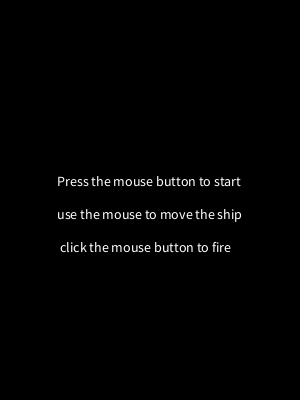
Frame 1 (no input)
Frame 60 (the mouse pressed at the canvas centre just before this capture): identical to frame 1, image omitted
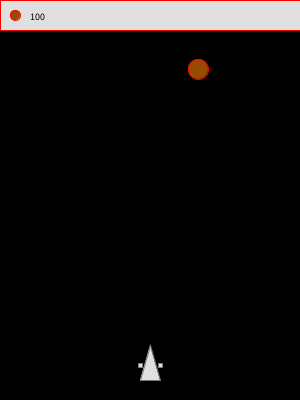
Frame 120 (the mouse held since frame 60 and released just before this capture)

The Processing sketch that drew these frames (run headless with seeded random() and noise(); from frame 60 on, the mouse is pressed at the canvas centre):

// Processing sketch: processing_82942
// ── processing_82942.pde

 
  GameController controller;  
 
 
  void setup()
  {
    size(300, 400);
    smooth();

    controller = new GameController();
  }
  
  void draw()
  {
    controller.play();
  }
  
  void mousePressed()
  {
    controller.notify("mousePressed");
  }

  void mouseMoved()
  {
    controller.notify("mouseMoved");
  }

 
  
  


class Asteroid extends GameElement {
  /** 
   * Constructor
   *
   * @param coordinateX initial x coordinate
   * @param coordinateY initial y coordinate
   */  
  public Asteroid(int coordinateX, int coordinateY) {
    elementX = coordinateX;
    elementY = coordinateY;
    elementWidth = 20;
    elementHeight = 20;
  }
  
  /** 
   * Implements the abstract method draw()
   */   
   public void draw() {
    // draws the asteorid
    ellipseMode(CORNERS);
    stroke(255,0,0);
    fill(150, 75, 0);
    ellipse(elementX, elementY, elementX + elementWidth, elementY + elementHeight);
    
    // moves the asteroid
    elementY++;
  }
}

class Bullet extends GameElement {
  /** 
   * Constructor
   */  
  public Bullet(int coordinateX, int coordinateY) {
    elementX = coordinateX;
    elementY = coordinateY;
    elementWidth = 4;
    elementHeight = 4;
  }
  /** 
   * This method draws the bullet.
   * Implements the abstract method draw();
   */  
  public void draw() {
    // draws the bullet
    ellipseMode(CORNERS);
    stroke(255,0,0);
    fill(255, 255, 0);
    ellipse(elementX, elementY, elementX + elementWidth, elementY + elementHeight);
    
    // moves the bullet upwards
    elementY = elementY - 5; 
  }
}
class Cannon extends GameElement {
  
  private ArrayList<Bullet> bullets; // stored fired bullets 
  
  /** 
   * Constructor
   */
  public Cannon() {
    bullets = new ArrayList<Bullet>();
    elementWidth = 4;
    elementHeight = 4;
  }

  /**
   * Getter method. Returns fired bullets list 
   * 
   * @return bullets 
   */  
  public ArrayList<Bullet> getBullets() {
    return bullets;
  }
  
  /** 
   * This method draws the cannon.
   * Implements the abstract method draw()
   */
  public void draw() {
    int bulletsCounter = bullets.size(); 

    fill(224);
    stroke(120);
    rect(elementX - elementWidth / 2, elementY, elementWidth, elementHeight);
    
    for(int i = bulletsCounter - 1; i >= 0 ; i--) {
      Bullet bullet = bullets.get(i); 
      if(bullet.getElementY() < 0) 
        bullets.remove(bullet);
      bullet.draw();
    }
  }
  
  public boolean hitTheTarget(GameElement target) {
    boolean hit = false;
    int bulletsCounter = bullets.size(); 

    for(int i = bulletsCounter - 1; i >= 0 && !hit ; i--) {
      Bullet bullet = bullets.get(i); 
        
      if(bullet.checkCollision(target)) {
        bullets.remove(bullet);
        hit = true;
      }
    }
    return hit;
  }
  
  public ArrayList targetHit(ArrayList targets) {
    ArrayList hit = new ArrayList();
    int targetsCounter = targets.size(); 
    for(int i = 0; i < targetsCounter; i++) {
      GameElement target = (GameElement) targets.get(i); 
      if(hitTheTarget(target))
        hit.add(target);
    }
    return hit;
  }
  
  public void update(String event){
    super.update(event);    
    // if mouse pressed fires a new bullet
    if(event.equals("mousePressed")) {
      bullets.add(new Bullet(elementX, elementY-5));
    }
  }

}
class GameAction<T> {
    
    public void execute(){
    }
    
}
class GameController {
  // Game elements
  private GameRectangle scoreRectangle;  
  private SpaceShip ship;
  private Cannon shipLeftCannon;
  private Cannon shipRightCannon;
  private ArrayList<Asteroid> asteroids;  
  private int asteroidsCounter; 
  private boolean gameOver;
  private boolean gameStarted;  
  private String resultMessage;
  private String startMessage;
  private String restartMessage;  
 
  /** 
   * Constructor
   */
  public GameController(){
    scoreRectangle = new GameRectangle(0, 0, width, 30, color(224));
    startMessage = "Press the mouse button to start\n\nuse the mouse to move the ship\n\n click the mouse button to fire";
    restartMessage = "Press the mouse button to restart";
    gameOver = true;
    gameStarted = false;
  }
  
  public void start() {  
    asteroidsCounter = 100; // number of asteroids to destroy
    
    // Creates the spaceship and engages the cannons
    ship = new SpaceShip(width/2, height - 20);
    shipLeftCannon = new Cannon();
    shipRightCannon = new Cannon();
    ship.addLeftCannon(shipLeftCannon);
    ship.addRightCannon(shipRightCannon);
    
    // Initially creates five asteroids
    asteroids = new ArrayList<Asteroid>();
    for(int i = 0; i < 5; i ++) {
      int coordinateX = (int) random(20, width - 20);
      int coordinateY = -50*i;
      asteroids.add(new Asteroid(coordinateX, coordinateY));
    }
    gameOver = false;
    gameStarted = true;
  }
  
  private void end(){
    if(asteroids.size() > 0)
      resultMessage = "You lose";
    else
      resultMessage = "You win";
             
    gameOver = true;
  } 
  
  private void showStartMessage(){
      fill(255);
      textSize(14);
      text(startMessage, (width - textWidth(startMessage))/2, (height - 28)/2);
  } 

  private void showResult(){
      fill(255);
      textSize(26);
      text(resultMessage, (width - textWidth(resultMessage))/2, (height - 26)/2);
      textSize(14);
      text(restartMessage, (width - textWidth(restartMessage))/2, (height + 40)/2);
  } 
  
  public void play(){
    background(0);

    if(!gameOver) {

      ArrayList asteroidHit;

      ship.draw();
     
      asteroidHit = shipLeftCannon.targetHit(asteroids);
      replaceAsteroidHit(asteroidHit);
      asteroidHit = shipRightCannon.targetHit(asteroids);
      replaceAsteroidHit(asteroidHit);
      
      if (asteroids.size() == 0)
        end();
      else {
        for(int i = 0; i < asteroids.size(); i++) {
          Asteroid asteroid = asteroids.get(i);   
      
          if(asteroid.getElementY()>height || asteroid.checkCollision(ship))
            end();
          else 
            asteroid.draw();
        }
      }
      // shows remaining asteroids
      scoreRectangle.draw();
      stroke(255,0,0);
      fill(150, 75, 0);
      ellipse(10, 10, 20, 20);
      fill(0);
      textSize(10);
      text(asteroidsCounter, 30, 20);
    }
    else {
      if (gameStarted)
        showResult();
      else
        showStartMessage();
    } 
  }
  
  private void replaceAsteroidHit(ArrayList hit) {
    if(hit != null) {
      for(int i = 0; i < hit.size(); i++) {
        Asteroid asteroid = (Asteroid) hit.get(i);
        asteroids.remove(asteroid);
        asteroidsCounter--;
        if(asteroidsCounter > 0) {
          int coordinateX = (int) random(20, width - 20);
          int coordinateY = -50*i - 100;
          asteroids.add(new Asteroid(coordinateX, coordinateY));        
        }
      }  
    }  
  }
  
  public void notify(String event) {
    if(gameOver && event=="mousePressed")
      start();           
    else if(gameStarted)
      ship.update(event);
  }
  

}


abstract class GameElement {
  protected int elementX, elementY;           // element coordinates
  protected int elementWidth, elementHeight; // element size
  protected String event = "";
  private GameAction action; 
  

  public void setAction(GameAction action){
    this.action = action;
  }  
  
  public void executeAction(){
    if(action != null)
      action.execute();
  }

 
 /**
  * Getter method. Returns the x coordinate of the element. 
  * 
  * @return elementX 
  */  
  public int getElementX(){
    return elementX;
  }
 /**
  * Getter method. Returns the y coordinate of the element. 
  * 
  * @return elementY 
  */  
  public int getElementY(){
    return elementY;
  }
 /**
  * Getter method. Returns the width of the element. 
  * 
  * @return elementWidth 
  */  
  public int getElementWidth(){
    return elementWidth;
  }
 /**
  * Getter method. Returns the height of the element. 
  * 
  * @return elementHeight 
  */  
  public int getElementHeight(){
    return elementHeight;
  }
 /**
  * Getter method. Returns the lefmost x. 
  * 
  * @return leftmost x 
  */  
  public int getLeftmostX(){
    return elementX;
  }
 /**
 1 * Getter method. Returns the rightmost x. 
  * 
  * @return rightmost x 
  */  
  public int getRightmostX(){
    return elementX + elementWidth;
  }
  /**
  * Getter method. Returns higher y. 
  * 
  * @return higher y 
  */  
  public int getHigherY(){
    return elementY;
  }
  /**
  * Getter method. Returns higher y. 
  * 
  * @return higher y 
  */  
  public int getLowerY(){
    return elementY + elementHeight;
  }

  /**
   * Setter method. Sets the x coordinate of the element.
   * 
   * @param coordinateX x coordinate to set
   */
  public void setElementX(int coordinateX){
    elementX = coordinateX;
  }
  /**
   * Setter method. Sets the y coordinate of the element.
   * 
   * @param coordinateY y coordinate to set
   */
  public void setElementY(int coordinateY){
    elementY = coordinateY;
  }

  /**
   * Setter method. Sets the width of the element.
   * 
   * @param width Width to set
   */
  public void setElementWidth(int width){
    elementWidth = width;
  }
  /**
   * Setter method. Sets the y coordinate of the element.
   * 
   * @param coordinateY y coordinate to set
   */
  public void setElementHeight(int height){
    elementHeight = height;
  }

  /**
   * This method checks whether the element collides with another element
   * 
   * @param otherElement Element for which is checked the collision
   */
  public boolean checkCollision(GameElement otherElement){
    if(
        (
          ( getLeftmostX() >= otherElement.getLeftmostX() && getLeftmostX()  <= otherElement.getRightmostX() )
          ||
          ( otherElement.getLeftmostX() >= getLeftmostX()  &&  otherElement.getLeftmostX() <= getRightmostX() )
        )
        &&
        (
          (getHigherY() >= otherElement.getHigherY() && getHigherY()  <= otherElement.getLowerY())
          ||
          (otherElement.getHigherY() >= getHigherY() && otherElement.getHigherY() <= getLowerY())
        )
    ){
      executeAction();
      return true;
    }
    else
      return false;
  }
  
  public void update(String event){
    this.event = event;    
  }
  
  abstract public void draw();

}
class GameRectangle extends GameElement {
  private color elementColor;
  
  public GameRectangle (int leftTopX, int leftTopY, int gameWidth, int gameHeight, color fill){
    elementX = leftTopX;
    elementY = leftTopY;
    elementWidth = gameWidth;
    elementHeight = gameHeight;
    elementColor = fill;
  }
  
  public void draw(){
    fill(elementColor);
    rect(elementX, elementY, elementWidth, elementHeight);
  }

}
class SpaceShip extends GameElement {
  private Cannon leftCannon;  
  private Cannon rightCannon;  

  /** 
   * Constructor
   */
  public SpaceShip (int startX, int startY) {
    elementX = startX;
    elementY = startY;
    elementWidth = 20;
    elementHeight = 35;
  }
  
  /**
   * This method anchors the left cannon to the ship
   * @param cannon The cannon to be anchored
   */
  public void addLeftCannon(Cannon cannon){
    leftCannon = cannon;
  }
  
  /**
   * This method anchors the right cannon to the ship
   * @param cannon The cannon to be anchored
   */
  public void addRightCannon(Cannon cannon){
    rightCannon = cannon;
  }

  /**
   * This method draws the ship and its cannons
   */
  public void draw() {
    // draws the ship
    fill(224);
    stroke(120);
    triangle(elementX-elementWidth/2, elementY, elementX+elementWidth/2, elementY, elementX, elementY - elementHeight);
    
    // draws the left cannon if there
    if(leftCannon != null){
      
      leftCannon.setElementX(elementX-elementWidth/2);
      leftCannon.setElementY(elementY - elementHeight/2);
      
      leftCannon.draw();
    }

    // draws the right cannon if there
    if(rightCannon != null){
      
      rightCannon.setElementX(elementX+elementWidth/2);
      rightCannon.setElementY(elementY - elementHeight/2);
      
      rightCannon.draw();
    }

  }
  /*
   * This method is overridden to move the ship and update the cannons
   *
   */  
  public void update(String event){
    super.update(event);
    
    if(leftCannon != null)
      leftCannon.update(event);
    if(rightCannon != null)
      rightCannon.update(event);
    
    // moves the ship
    if(mouseX < elementWidth / 2)
      elementX = elementWidth / 2;
    else if(mouseX > width - elementWidth / 2)
      elementX = width - elementWidth / 2; 
    else
      elementX = mouseX;
  }
  
 /**
  * This method is overridden. 
  * 
  * @return leftmost x 
  */  
  public int getLeftmostX(){
    return elementX - elementWidth / 2;
  }
 /**
  * This method is overridden. 
  * 
  * @return rightmost x 
  */  
  public int getRightmostX(){
    return elementX + elementWidth/2;
  }
  /**
  * This method is overridden 
  * 
  * @return higher y 
  */  
  public int getHigherY(){
    return elementY - (int) (elementHeight/1.5);
  }
  /**
  * This method is overridden 
  * 
  * @return higher y 
  */  
  public int getLowerY(){
    return elementY;
  }

  
}
